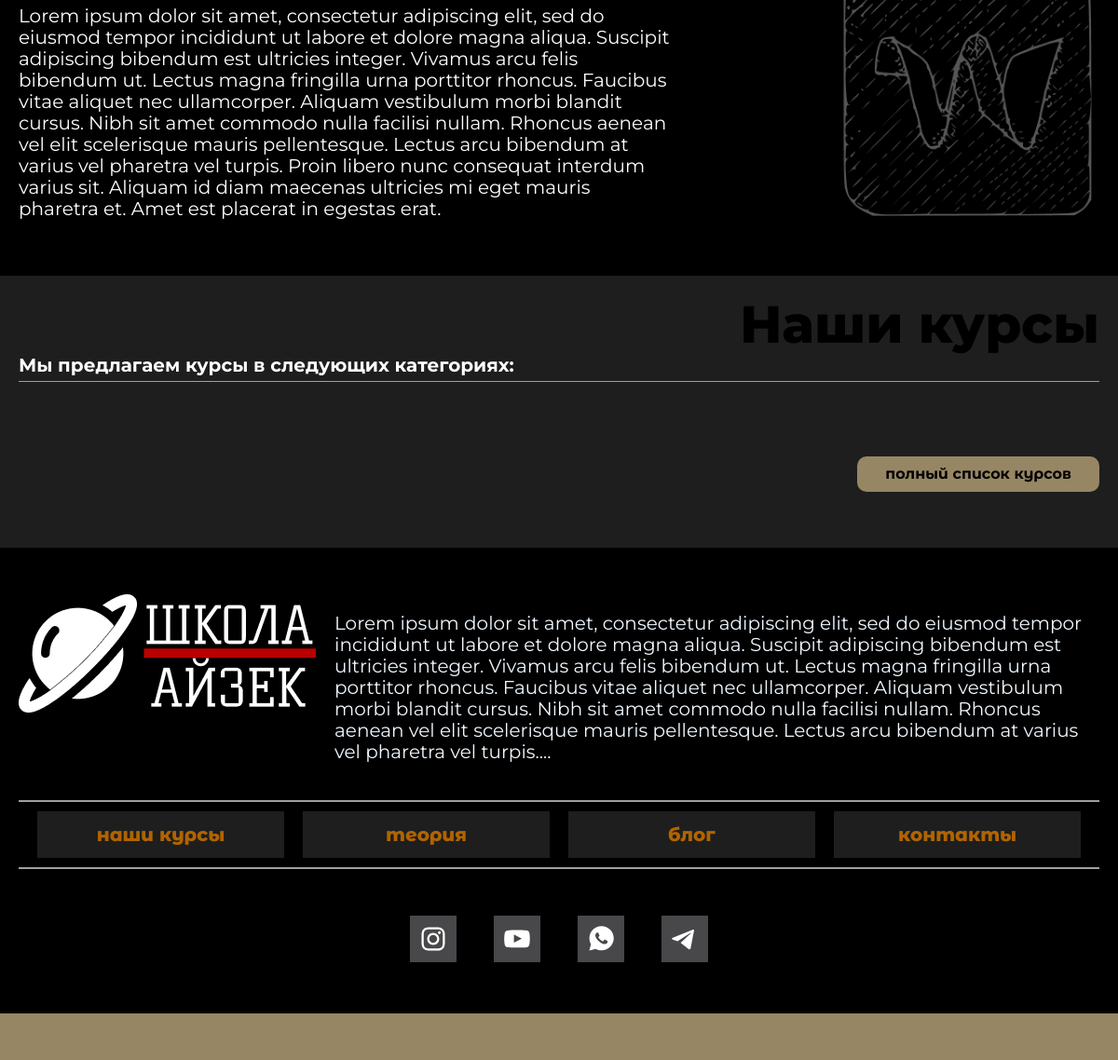
The app's page / (lower part), older data.
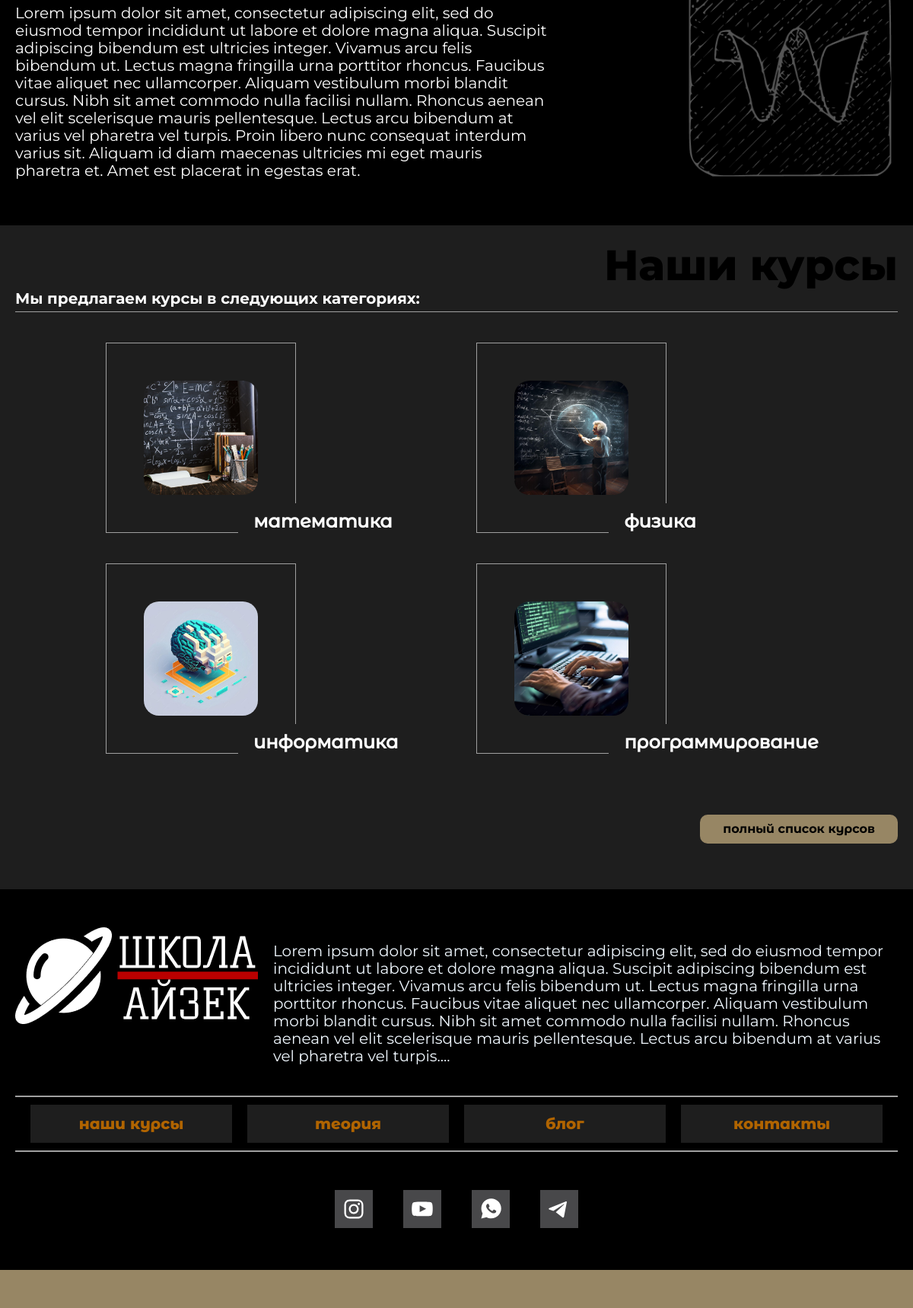
The same page, newer data.
### courses/models.py (models this page shows, shortened)
class CourseCategory(models.Model):
    name = models.CharField(max_length=30, verbose_name='Категория курса', unique=True)
    preview = models.ImageField(verbose_name='Превью', upload_to='courses/cat_preview')

### main/views.py (the view)
# urls.py: path('', MainView.as_view(), name='main'),
class MainView(TemplateView):
    template_name = 'main/main.html'
    def get_context_data(self, **kwargs):
        context = super().get_context_data(**kwargs)
        context.update({
            'course_cats': CourseCategory.objects.all()
        })
        return context

### main/templates/main/main.html (shortened to what this page needs)
{% extends 'main/base.html' %}
{% load static %}
{% block main %}
    <div class="container">
        <section class="about">
            <p class=" about__text reset-text">
                Lorem ipsum dolor sit amet, consectetur adipiscing elit, sed do eiusmod tempor incididunt ut labore et dolore magna aliqua. Suscipit adipiscing bibendum est ultricies integer. Vivamus arcu felis bibendum ut. Lectus magna fringilla urna porttitor rhoncus. Faucibus vitae aliquet nec ullamcorper. Aliquam vestibulum morbi blandit cursus. Nibh sit amet commodo nulla facilisi nullam. Rhoncus aenean vel elit scelerisque mauris pellentesque. Lectus arcu bibendum at varius vel pharetra vel turpis. Proin libero nunc consequat interdum varius sit. Aliquam id diam maecenas ultricies mi eget mauris pharetra et. Amet est placerat in egestas erat.
            </p>
        </section>
        <section class="courses">
            <h2 class="courses__title section-title reset-text">Наши курсы</h2>
            <p class="courses__subtitle reset-text">Мы предлагаем курсы в следующих категориях:</p>
            <ul class="courses__list reset-list">
                {% for cat in course_cats %}
                <li class="courses__list-item">
                    <div class="courses__card">
                        <img src="{{ cat.preview.url }}" alt="Изображение категории" class="courses__card-preview">
                        <h3 class="courses__card-title reset-text">{{ cat.name }}</h3>
                    </div>
                </li>
                {% endfor %}
            </ul>
            <div class="courses__link-block">
                <a href="" class="courses__link reset-link link-type-2">полный список курсов</a>
            </div>
        </section>
    </div>
{% endblock %}

### main/templates/main/base.html (shortened to what this page needs)
{% load static %}
<!DOCTYPE html>
<html lang="en">
<head>
    <link rel="stylesheet" href="{% static 'base/base_css/normalize.css' %}">
    <link rel="stylesheet" href="{% static 'base/base_css/fonts.css' %}">
    <link rel="stylesheet" href="{% static 'base/base_css/base_style.css' %}">
    <link rel="stylesheet" href="{% static 'main/css/style.css' %}">
</head>
<body>
    <div class="container">
        <main>
            {% block main %}
            {% endblock %}
        </main>
        <footer class="footer">
            <div class="footer__top">
                <a href="" class="footer__logo-link reset-link">
                    <img src="{% static 'base/base_img/main/footer/footer_logo.png' %}" alt="" class="footer__logo">
                </a>
                <p class="footer__top-text rest-text">
                    Lorem ipsum dolor sit amet, consectetur adipiscing elit, sed do eiusmod tempor incididunt ut labore et dolore magna aliqua. Suscipit adipiscing bibendum est ultricies integer. Vivamus arcu felis bibendum ut. Lectus magna fringilla urna porttitor rhoncus. Faucibus vitae aliquet nec ullamcorper. Aliquam vestibulum morbi blandit cursus. Nibh sit amet commodo nulla facilisi nullam. Rhoncus aenean vel elit scelerisque mauris pellentesque. Lectus arcu bibendum at varius vel pharetra vel turpis....
                </p>
            </div>
            <div class="footer__nav">
                <ul class="footer__nav-list reset-list">
                    <li class="footer__nav-list-item">
                        <a href="" class="footer__nav-link reset-link">наши курсы</a>
                    </li>
                    <li class="footer__nav-list-item">
                        <a href="" class="footer__nav-link reset-link">теория</a>
                    </li>
                    <li class="footer__nav-list-item">
                        <a href="" class="footer__nav-link reset-link">блог</a>
                    </li>
                    <li class="footer__nav-list-item">
                        <a href="" class="footer__nav-link reset-link">контакты</a>
                    </li>
                </ul>
            </div>
            <div class="footer__socials">
                <a href="" class="footer__socials-link">
                </a>
                <a href="" class="footer__socials-link">
                </a>
                <a href="" class="footer__socials-link">
                </a>
                <a href="" class="footer__socials-link">
                </a>
            </div>
            <span class="footer__bottom-line"></span>
        </footer>
    </div>
</body>
</html>

### static/base/base_css/base_style.css (style rules this page uses)
html { box-sizing: border-box; }
*, *:before, *:after { box-sizing: inherit; }
.container { max-width: 1440px; margin: 0 auto; min-height: 100vh; }
.reset-list { padding: 0; margin: 0; list-style: None; }
.reset-link { color: inherit; text-decoration: None; }
.reset-text { margin: 0; padding: 0; }
.section-title { font-size: 56px; font-family: 'MontserratExtraBold'; }
.link-type-2 { padding: 10px 30px; border-radius: 10px; background-color: #978664; font-family: 'MontserratAlternates-Bold'; transition: color 200ms ease-in-out, box-shadow 200ms ease-in-out, background-color 200ms ease-in-out; }

### main/static/main/css/style.css (style rules this page uses)
html { background: #1e1e1e; font-family: 'RobotoRegular'; font-weight: 400; }
body { min-height: 100vh; }
.about { padding: 20px; padding-bottom: 60px; background-color: black; background-repeat: no-repeat; background-position: right center; background-size: 320px; background-image: url('../img/about/wave.png'); }
.about__text { width: 700px; font-size: 20px; font-family: 'MontserratRegular'; color: white; }
.courses { padding: 20px; padding-bottom: 60px; }
.courses__title { text-align: right; }
.courses__subtitle { border-bottom: 1px solid #a0a0a0; padding-bottom: 5px; margin-bottom: 40px; font-size: 20px; font-family: 'MontserratBold'; color: white; }
.courses__list { display: flex; flex-wrap: wrap; margin-bottom: 40px; }
.courses__list-item { width: 42%; display: flex; justify-content: center; align-items: center; margin-bottom: 40px; }
.courses__card { display: flex; justify-content: center; align-items: center; position: relative; width: 250px; height: 250px; padding: 20px; border: 1px solid #a0a0a0; }
.courses__card-preview { width: 150px; height: 150px; border-radius: 20px; }
.courses__card-title { position: absolute; font-size: 24px; font-family: 'MontserratAlternates-Medium'; color: white; padding: 10px 20px; background-color: #1e1e1e; bottom: -10px; left: 70%; }
.courses__link-block { display: flex; justify-content: flex-end; }
.courses__link { margin-left: auto; }
.footer { margin-top: auto; position: relative; padding: 50px 20px; background-color: black; color: aliceblue; }
.footer__top { display: flex; margin-bottom: 20px; }
.footer__logo-link { margin-right: 20px; }
.footer__top-text { font-size: 20px; font-family: 'MontserratRegular'; }
.footer__nav { padding: 10px 20px; border-top: 2px solid #a0a0a0; border-bottom: 2px solid #a0a0a0; margin-bottom: 50px; }
.footer__nav-list { width: 100%; display: flex; justify-content: space-between; }
.footer__nav-list-item { max-width: 270px; width: 100%; }
.footer__nav-list-item:not(:last-child) { margin-right: 20px; }
.footer__nav-link { display: flex; justify-content: center; align-items: center; padding: 5px 10px; color: #B06400; background-color: #1e1e1e; width: 100%; height: 50px; font-size: 20px; font-family: 'MontserratAlternates-ExtraBold'; }
.footer__socials { display: flex; justify-content: center; margin-bottom: 50px; }
.footer__socials-link:not(:last-of-type) { margin-right: 40px; }
.footer__bottom-line { position: absolute; height: 50px; width: 100%; bottom: 0; left: 0; background-color: #978664; }

Row changes from the older to the newer data that the page shows:
added CourseCategory: preview (picture), name "математика"
added CourseCategory: preview (picture), name "физика"
added CourseCategory: preview (picture), name "информатика"
added CourseCategory: preview (picture), name "программирование"
